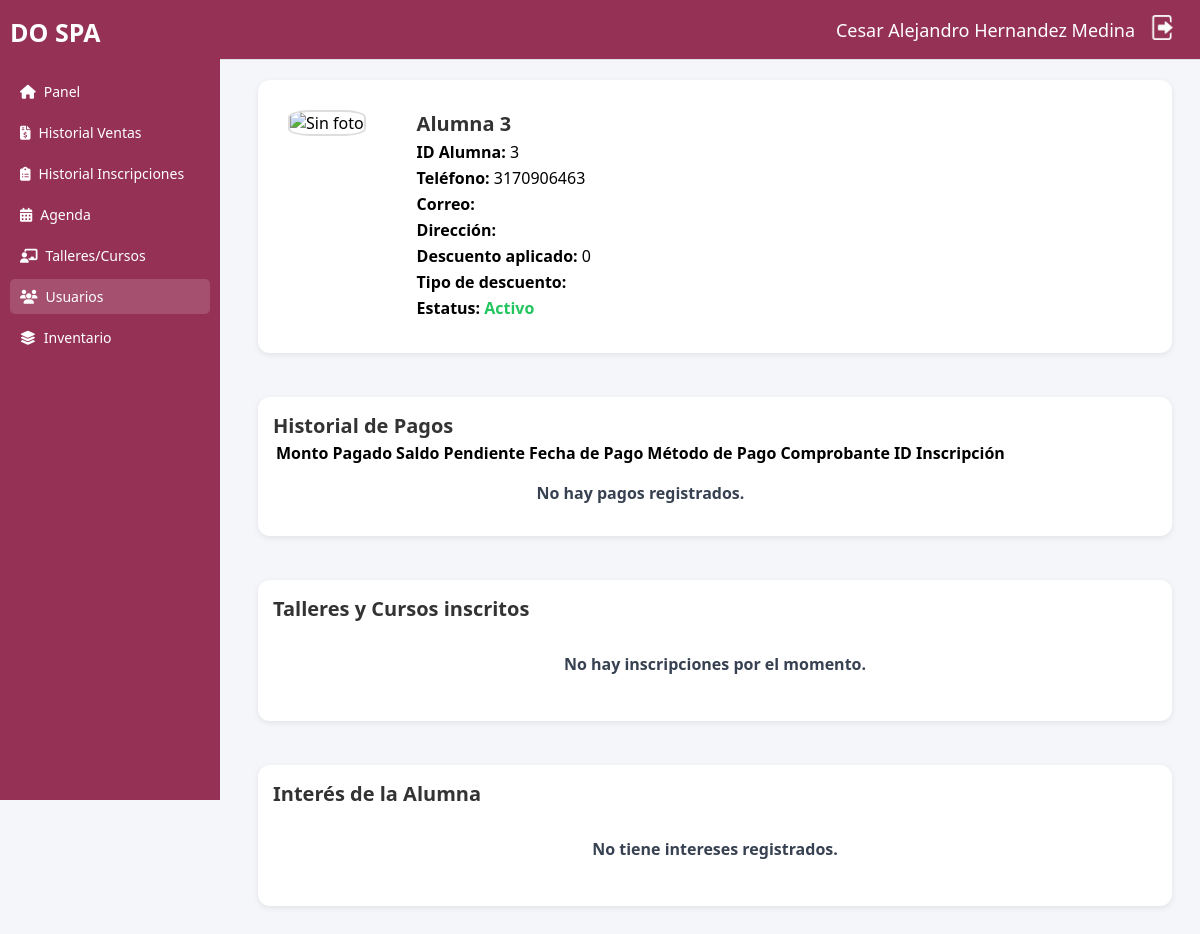
Page /perfil_alumnas.php?id_alumna=3 (signed in) on the committed database.
### tables this page shows
CREATE TABLE `alumnas` (
  `id_alumna` int(11) NOT NULL,
  `nombre` varchar(60) NOT NULL,
  `apat` varchar(30) NOT NULL,
  `amat` varchar(30) NOT NULL,
  `telefono` varchar(50) DEFAULT NULL,
  `correo` varchar(100) DEFAULT NULL,
  `direccion` text DEFAULT NULL,
  `descuento_aplicado` tinyint(1) DEFAULT 0,
  `tipo_descuento` varchar(100) DEFAULT NULL,
  `imagen` blob NOT NULL,
  `estatus` tinyint(1) NOT NULL DEFAULT 1
);

### perfil_alumnas.php (the view, shortened to what this page needs)
<?php
include_once("conexion.php");
$Nombre = $_SESSION['nombre'];
$Amat = $_SESSION['amat'];
$Apat = $_SESSION['apat'];
$idAlumna = intval($_GET['id_alumna']);
$sqlAlumno = "SELECT * FROM alumnas WHERE id_alumna = $idAlumna";
$resultAlumno = mysqli_query($conexion, $sqlAlumno);
$mostrar = mysqli_fetch_assoc($resultAlumno);
$imgSrc = '';
?>
<!DOCTYPE html>
<html lang="es">
<head>
  <link rel="stylesheet" href="css/sidebar.css">
  <link rel="stylesheet" href="css/header.css">
  <link rel="stylesheet" href="css/detalles.css">
  <link rel="stylesheet" href="css/perfil_alumna.css">
  <link rel="stylesheet" href="https://cdnjs.cloudflare.com/ajax/libs/font-awesome/6.4.0/css/all.min.css">
  <link rel="stylesheet" href="https://cdn.jsdelivr.net/npm/simple-datatables@latest/dist/style.css">
</head>
<body>
  <div class="dashboard">
    <aside class="sidebar">
        <div class="logo">DO SPA</div>
        <ul id="menu">
            <li><a href="main.php"><i class="fas fa-home"></i> Panel</a></li>
            <li><a href="ventas.php"><i class="fas fa-file-invoice-dollar"></i> Historial Ventas</a></li>
            <li><a href="inscripciones.php"><i class="fas fa-clipboard-list"></i> Historial Inscripciones</a></li>
            <li><a href="agenda.php"><i class="fas fa-calendar-days"></i> Agenda</a></li>
            <li><a href="talleres-cursos.php"><i class="fas fa-chalkboard-teacher"></i>Talleres/Cursos</a></li>
            <li class="active"><a href="alumnas-maestras.php"><i class="fa-solid fa-users"></i><span>Usuarios</span></a></li>
            <li><a href="inventario.php"><i class="fas fa-layer-group"></i> Inventario</a></li>
        </ul>
    </aside>
    <main class="main">
      <header class="topbar">
        <div class="user-info">
          <span><?php echo htmlspecialchars($Nombre . " " . $Apat . " " . $Amat); ?></span>
          <a href="muerte.php"><img src="img/logout.png" id="btn-logout" alt="Salir"></a>
        </div>
      </header>
      <div class="ventas-detalle" id="detallePedido">
        <div class="perfil-alumna">
          <div class="foto-alumna">
            <?php if ($imgSrc !== ''): ?>
              <img src="<?php echo $imgSrc; ?>" alt="Foto de <?php echo htmlspecialchars($mostrar['nombre']); ?>" width="120" height="120">
            <?php else: ?>
              <img src="img/no-disponible.png" alt="Sin foto" width="120" height="120">
            <?php endif; ?>
          </div>
          <div class="info-alumna">
            <h3><?php echo htmlspecialchars($mostrar['nombre'] . " " . $mostrar['apat'] . " " . $mostrar['amat']); ?></h3>
            <p><b>ID Alumna:</b> <?php echo htmlspecialchars($mostrar['id_alumna'] ?? $mostrar['Id_Alumna']); ?></p>
            <p><b>Teléfono:</b> <?php echo htmlspecialchars($mostrar['telefono']); ?></p>
            <p><b>Correo:</b> <?php echo htmlspecialchars($mostrar['correo']); ?></p>
            <p><b>Dirección:</b> <?php echo htmlspecialchars($mostrar['direccion']); ?></p>
            <p><b>Descuento aplicado:</b> <?php echo htmlspecialchars($mostrar['descuento_aplicado']); ?></p>
            <p><b>Tipo de descuento:</b> <?php echo htmlspecialchars($mostrar['tipo_descuento']); ?></p>
            <p><b>Estatus:</b>
              <?php echo (isset($mostrar['estatus']) && $mostrar['estatus'] == 1) ? "<span class='activo'>Activo</span>" : "<span class='inactivo'>Inactivo</span>"; ?>
            </p>
          </div>
        </div>
      </div>
      <br><br>
      <div class="ventas-detalle">
        <h3>Historial de Pagos</h3>
        <?php
        $sqlPagos = "
          SELECT hp.*
          FROM historial_pagos hp
          INNER JOIN intermedia_a ia ON hp.id_intermedia = ia.id_intermedia
          WHERE ia.id_alumna = $idAlumna
          ORDER BY hp.fecha_pago DESC
        ";
        $resultPagos = mysqli_query($conexion, $sqlPagos);
        ?>
        <table class="display" id="historial">
          <thead>
            <tr>
              <th>Monto Pagado</th>
              <th>Saldo Pendiente</th>
              <th>Fecha de Pago</th>
              <th>Método de Pago</th>
              <th>Comprobante</th>
              <th>ID Inscripción</th>
            </tr>
          </thead>
          <tbody>
            <?php
              if ($resultPagos && mysqli_num_rows($resultPagos) > 0) {
                while ($p = mysqli_fetch_assoc($resultPagos)) {
                  echo "<tr>";
                  echo "<td>$" . number_format($p['monto_pagado'],2) . "</td>";
                  echo "<td>$" . number_format($p['saldo_pendiente'],2) . "</td>";
                  echo "<td>" . htmlspecialchars($p['fecha_pago']) . "</td>";
                  echo "<td>" . htmlspecialchars(ucfirst($p['metodo_pago'])) . "</td>";
                  echo "<td>";
                    if (!empty($p['comprobante'])) {
                      echo "<a href='" . htmlspecialchars($p['comprobante']) . "' target='_blank'>Ver</a>";
                    } else {
                      echo "—";
                    }
                  echo "</td>";
                  echo "<td>" . htmlspecialchars($p['id_intermedia']) . "</td>";
                  echo "</tr>";
                }
              } else {
                echo "<tr><td colspan='6' class='msg-vacio'>No hay pagos registrados.</td></tr>";
              }
            ?>
          </tbody>
        </table>
      </div>
      <br><br>
      <div class="ventas-detalle">
        <h3>Talleres y Cursos inscritos</h3>
        <?php
        $sqlInscrita = "
          SELECT
            i.id_intermedia,
            COALESCE(t.nombre, c.nombre) AS nombre_evento,
            CASE
              WHEN i.id_agenda IS NOT NULL THEN 'Taller'
              WHEN i.id_agenda_curso IS NOT NULL THEN 'Curso'
              ELSE 'Desconocido'
            END AS tipo,
            i.total,
            i.estado
          FROM intermedia_a i
          LEFT JOIN agenda a ON a.id_agenda = i.id_agenda
          LEFT JOIN talleres t ON t.id_taller = a.id_taller
          LEFT JOIN agenda_cursos ac ON ac.id_agenda_curso = i.id_agenda_curso
          LEFT JOIN cursos c ON c.id_curso = ac.id_curso
          WHERE i.id_alumna = $idAlumna
        ";
        $resultInscrita = mysqli_query($conexion, $sqlInscrita);
        ?>
        <?php if ($resultInscrita && mysqli_num_rows($resultInscrita) > 0): ?>
          <table class="display" id="inscrita">
            <thead>
              <tr>
                <th>ID Inscripción</th>
                <th>Tipo</th>
                <th>Nombre</th>
                <th>Estado</th>
                <th>Total</th>
              </tr>
            </thead>
            <tbody>
              <?php while ($row = mysqli_fetch_assoc($resultInscrita)): ?>
                <tr>
                  <td><?php echo htmlspecialchars($row['id_intermedia']); ?></td>
                  <td><?php echo htmlspecialchars($row['tipo']); ?></td>
                  <td><?php echo htmlspecialchars($row['nombre_evento']); ?></td>
                  <td><?php echo htmlspecialchars(ucfirst($row['estado'])); ?></td>
                  <td>$<?php echo number_format($row['total'], 2); ?></td>
                </tr>
              <?php endwhile; ?>
            </tbody>
          </table>
        <?php else: ?>
          <p class="msg-vacio">No hay inscripciones por el momento.</p>
        <?php endif; ?>
      </div>
      <br><br>
      <div class="ventas-detalle">
        <h3>Interés de la Alumna</h3>
        <?php
        $sqlIntereses = "
          SELECT
            i.id_interesada,
            i.id_agenda,
            i.id_agenda_curso,
            COALESCE(t.nombre, c.nombre) AS nombre_evento,
            CASE
              WHEN i.id_agenda IS NOT NULL THEN 'Taller'
              WHEN i.id_agenda_curso IS NOT NULL THEN 'Curso'
              ELSE 'Desconocido'
            END AS tipo
          FROM interesadas i
          LEFT JOIN agenda a ON a.id_agenda = i.id_agenda
          LEFT JOIN talleres t ON t.id_taller = a.id_taller
          LEFT JOIN agenda_cursos ac ON ac.id_agenda_curso = i.id_agenda_curso
          LEFT JOIN cursos c ON c.id_curso = ac.id_curso
          WHERE i.id_alumna = $idAlumna
        ";
        $resultIntereses = mysqli_query($conexion, $sqlIntereses);
        ?>
        <?php if ($resultIntereses && mysqli_num_rows($resultIntereses) > 0): ?>
          <table class="display" id="intereses">
            <thead>
              <tr>
                <th>Tipo</th>
                <th>Nombre</th>
              </tr>
            </thead>
            <tbody>
              <?php while ($rowI = mysqli_fetch_assoc($resultIntereses)): ?>
                <tr>
                  <td><?php echo htmlspecialchars($rowI['tipo']); ?></td>
                  <td><?php echo htmlspecialchars($rowI['nombre_evento']); ?></td>
                </tr>
              <?php endwhile; ?>
            </tbody>
          </table>
        <?php else: ?>
          <p class="msg-vacio">No tiene intereses registrados.</p>
        <?php endif; ?>
      </div>
    </main>
  </div>
</body>
</html>

### css/sidebar.css (style rules this page uses)
.sidebar { position: fixed; top: 0; left: 0; width: 220px; height: 100vh; background: #943154; color: #fff; padding: 15px 10px; box-sizing: border-box; font-family: 'Segoe UI', sans-serif; }
.sidebar .logo { font-size: 25px; font-weight: bold; margin-bottom: 25px; text-align: left; color: #fff; }
.sidebar ul { list-style: none; margin: 0; padding: 0; }
.sidebar li { margin: 6px 0; }
.sidebar a { display: flex; align-items: center; gap: 8px; padding: 8px 10px; color: #fff; text-decoration: none; font-size: 14px; border-radius: 5px; transition: background 0.3s; }
.sidebar a:hover, .sidebar .active a { background: rgba(255, 255, 255, 0.15); }

### css/header.css (style rules this page uses)
html { background: #f5f6fa; }
#btn-logout { cursor: pointer; width: 25px; transition: ease-in-out .15s; }
.topbar { position: fixed; top: 0; left: 220px; right: 0; height: 60px; background: #943154; display: flex; align-items: center; justify-content: flex-end; padding: 0 25px; border-bottom: 1px solid #e0e0e0; box-sizing: border-box; z-index: 1000; }
.user-info { display: flex; align-items: center; gap: 15px; font-size: 18px; color: #333; }
.user-info span { font-weight: 500; color: white; }

### css/detalles.css (style rules this page uses)
.main { margin-left: 230px; margin-top: 60px; padding: 20px; background: #f5f6fa; min-height: calc(100vh - 60px); box-sizing: border-box; font-family: 'Segoe UI', sans-serif; }
.ventas-detalle { flex: 1; background: #fff; padding: 20px; border-radius: 12px; box-shadow: 0 2px 6px rgba(0,0,0,0.08); }
.ventas-detalle h3 { margin-bottom: 8px; }
.ventas-detalle { position: relative; padding: 15px; }
.ventas-detalle h3 { display: inline-block; margin: 0; font-size: 20px; color: #333; }

### css/perfil_alumna.css (style rules this page uses)
.perfil-alumna { display: flex; align-items: flex-start; gap: 20px; border-radius: 12px; padding: 15px; }
.foto-alumna { flex-shrink: 0; padding: 0px 31px 0px 0px; }
.foto-alumna img { border-radius: 28%; width: 65%; height: 200px; object-fit: cover; border: 2px solid #ddd; }
.info-alumna p { margin: 4px 0; }
.activo { color: #22c55e; font-weight: bold; }

### perfil_alumnas.php (style rules this page uses)
.msg-vacio { text-align:center; font-weight:bold; padding:15px; color:#374151; }

### rows in the picture
alumnas: nombre+apat+amat "Alumna 3", id_alumna "3", telefono "3170906463", descuento_aplicado "0"

### other values in the picture
$Nombre . " " . $Apat . " " . $Amat "Cesar Alejandro Hernandez Medina"
